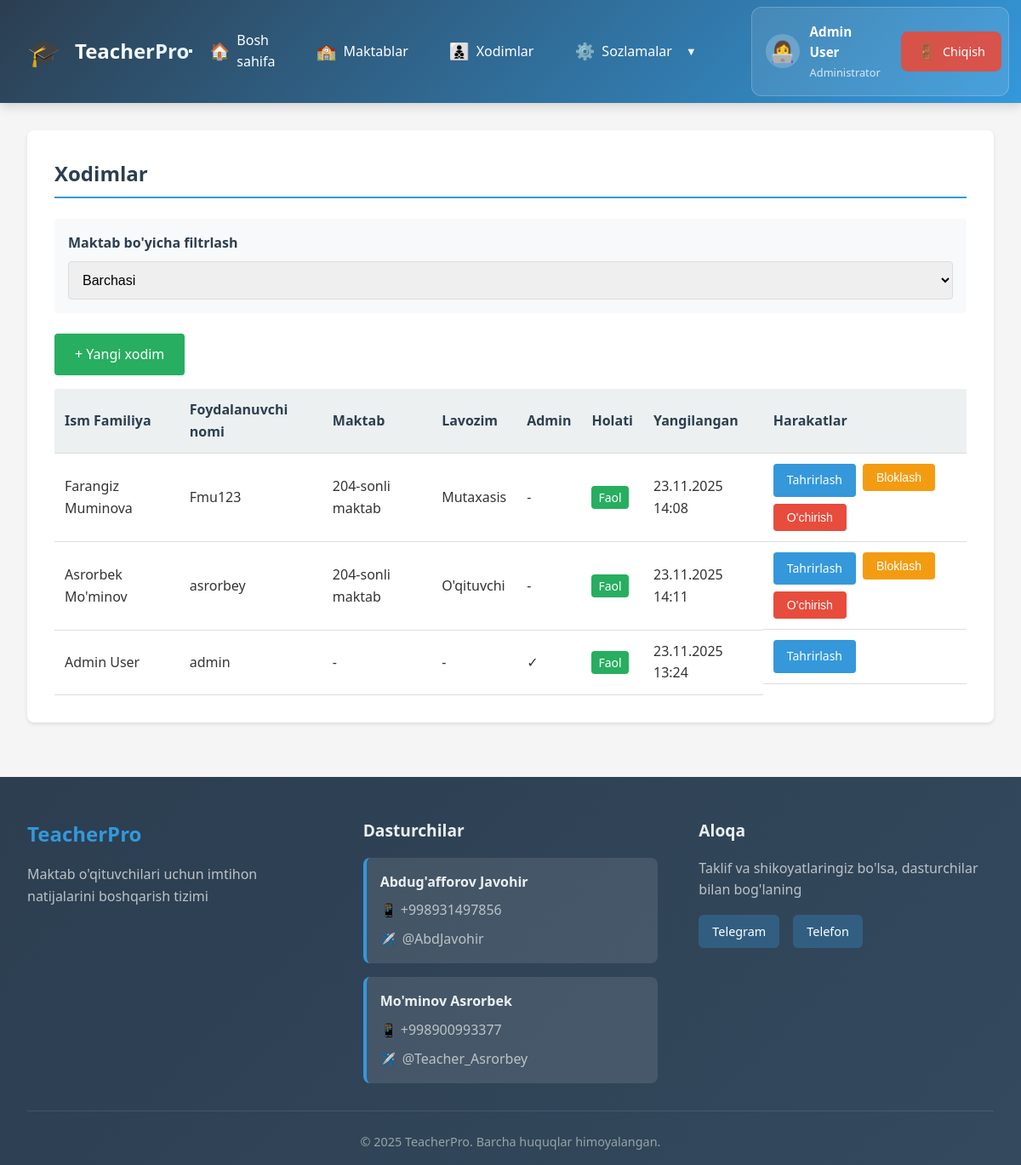
/admin/employees (signed in), run on an earlier commit of the app's database.
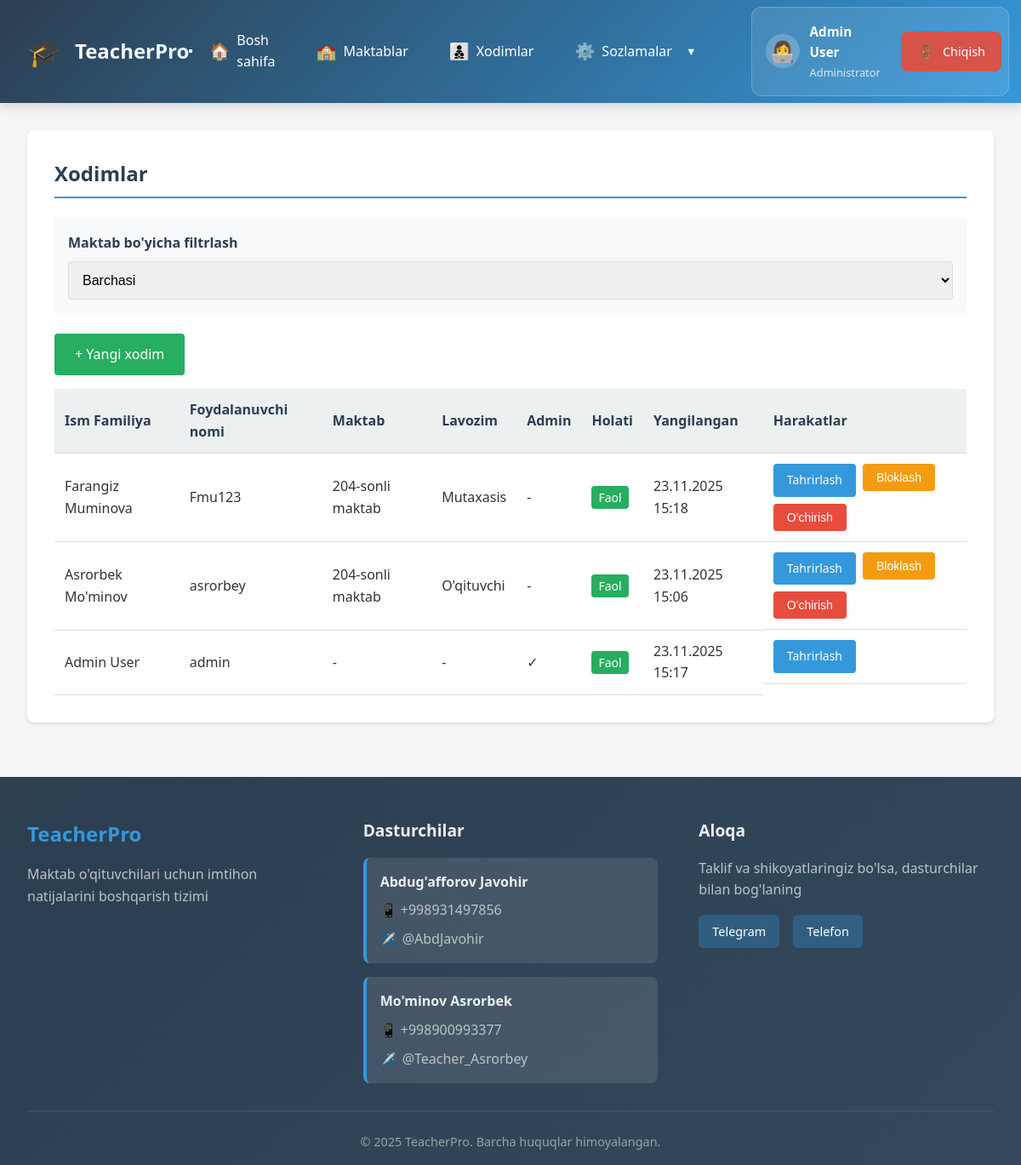
And on a later commit of the database.
### models.py (models this page shows, shortened)
class Base(DeclarativeBase):
    pass

class Employee(Base):
    __tablename__ = 'employees'
    id = Column(Integer, primary_key=True)
    username = Column(String(80), unique=True, nullable=False)
    password_hash = Column(String(200), nullable=False)
    first_name = Column(String(100), nullable=False)
    last_name = Column(String(100), nullable=False)
    email = Column(String(100))
    is_admin = Column(Boolean, default=False)
    is_active = Column(Boolean, default=True)
    school_id = Column(Integer, ForeignKey('schools.id'), nullable=True)
    staff_title_id = Column(Integer, ForeignKey('staff_titles.id'), nullable=True)
    created_at = Column(DateTime, default=datetime.utcnow)
    updated_at = Column(DateTime, default=datetime.utcnow, onupdate=datetime.utcnow)
    school = relationship('School', back_populates='employees')
    staff_title = relationship('StaffTitle', back_populates='employees')
    assigned_classes = relationship('SchoolClass', secondary='teacher_classes', back_populates='assigned_teachers')
    assigned_subjects = relationship('Subject', secondary='teacher_subjects', back_populates='assigned_teachers')

class School(Base):
    __tablename__ = 'schools'
    id = Column(Integer, primary_key=True)
    name = Column(String(200), nullable=False)
    address = Column(Text)
    phone = Column(String(50))
    email = Column(String(100))
    created_at = Column(DateTime, default=datetime.utcnow)
    employees = relationship('Employee', back_populates='school', cascade='all, delete-orphan')
    classes = relationship('SchoolClass', back_populates='school', cascade='all, delete-orphan')

class StaffTitle(Base):
    __tablename__ = 'staff_titles'
    id = Column(Integer, primary_key=True)
    title = Column(String(100), nullable=False, unique=True)
    employees = relationship('Employee', back_populates='staff_title')

### routers/admin.py (the view)
@router.get("/employees", response_class=HTMLResponse)
async def employees_list(
    request: Request,
    school_id: Optional[str] = None,
    db: AsyncSession = Depends(get_db)
):
    if school_id and school_id.strip():
        try:
            school_id_int = int(school_id)
        except ValueError:
            school_id_int = None
    if school_id:
        result = await db.execute(
            select(Employee)
            .options(selectinload(Employee.school), selectinload(Employee.staff_title))
            .where(Employee.school_id == school_id_int)
        )
    else:
        result = await db.execute(
            select(Employee)
            .options(selectinload(Employee.school), selectinload(Employee.staff_title))
            .order_by(Employee.created_at.desc())
        )
    employees = result.scalars().all()
    schools_result = await db.execute(select(School))
    schools = schools_result.scalars().all()
    context = await get_template_context(request)
    context.update({'employees': employees, 'schools': schools})
    return templates.TemplateResponse('admin/employees.html', context)

### templates/admin/employees.html (shortened to what this page needs)
{% extends "base.html" %}
{% block content %}
<div class="card">
    <h2>Xodimlar</h2>
    <div class="filter-box">
        <form method="GET">
            <div style="display: flex; gap: 1rem; align-items: end;">
                <div class="form-group" style="flex: 1; margin-bottom: 0;">
                    <label for="school_id">Maktab bo'yicha filtrlash</label>
                    <select id="school_id" name="school_id" onchange="this.form.submit()">
                        <option value="">Barchasi</option>
                    </select>
                </div>
            </div>
        </form>
    </div>
    <div style="margin-bottom: 1rem;">
        <a href="{{ url_for('add_employee') }}" class="btn btn-success">+ Yangi xodim</a>
    </div>
    {% if employees %}
    <table>
        <thead>
            <tr>
                <th>Ism Familiya</th>
                <th>Foydalanuvchi nomi</th>
                <th>Maktab</th>
                <th>Lavozim</th>
                <th>Admin</th>
                <th>Holati</th>
                <th>Yangilangan</th>
                <th>Harakatlar</th>
            </tr>
        </thead>
        <tbody>
            {% for employee in employees %}
            <tr>
                <td>{{ employee.first_name }} {{ employee.last_name }}</td>
                <td>{{ employee.username }}</td>
                <td>
                    {% if employee.school_id %}
                        {% for school in schools %}
                            {% if school.id == employee.school_id %}
                                {{ school.name }}
                            {% endif %}
                        {% endfor %}
                    {% else %}
                        -
                    {% endif %}
                </td>
                <td>
                    {% if employee.staff_title %}
                        {{ employee.staff_title.title }}
                    {% else %}
                        -
                    {% endif %}
                </td>
                <td>{% if employee.is_admin %}✓{% else %}-{% endif %}</td>
                <td>
                    {% if employee.is_active %}
                        <span class="status-active">Faol</span>
                    {% else %}
                        <span class="status-inactive">Bloklangan</span>
                    {% endif %}
                </td>
                <td>{{ employee.updated_at.strftime('%d.%m.%Y %H:%M') }}</td>
                <td class="action-buttons">
                    <a href="{{ url_for('edit_employee', id=employee.id) }}" class="btn btn-primary btn-sm">Tahrirlash</a>
                    {% if employee.id != session.user_id %}
                    <form method="POST" action="{{ url_for('toggle_employee_status', id=employee.id) }}" style="display: inline;">
                        <button type="submit" class="btn btn-warning btn-sm">
                            {% if employee.is_active %}Bloklash{% else %}Faollashtirish{% endif %}
                        </button>
                    </form>
                    <form method="POST" action="{{ url_for('delete_employee', id=employee.id) }}" style="display: inline;" onsubmit="return confirmDelete();">
                        <button type="submit" class="btn btn-danger btn-sm">O'chirish</button>
                    </form>
                    {% endif %}
                </td>
            </tr>
            {% endfor %}
        </tbody>
    </table>
    {% else %}
    <p>Xodimlar topilmadi.</p>
    {% endif %}
</div>
{% endblock %}

### templates/base.html (shortened to what this page needs)
<!DOCTYPE html>
<html lang="uz">
<head>
    <link rel="stylesheet" href="{{ url_for('static', filename='style.css') }}">
</head>
<body>
    <nav class="navbar">
        <div class="nav-brand">
            <div class="nav-icon">🎓</div>
            <h1>TeacherPro</h1>
        </div>
        <button class="hamburger-menu" id="hamburgerMenu">
        </button>
        <div class="nav-links">
            {% if session.user_id %}
                <div class="nav-menu" id="navMenu">
                    {% if session.is_admin %}
                        <a href="{{ url_for('admin_dashboard') }}" class="nav-link {% if request.endpoint == 'admin_dashboard' %}active{% endif %}">
                            <span class="nav-icon">🏠</span>
                            Bosh sahifa
                        </a>
                        <a href="{{ url_for('schools_list') }}" class="nav-link {% if request.endpoint == 'schools_list' %}active{% endif %}">
                            <span class="nav-icon">🏫</span>
                            Maktablar
                        </a>
                        <a href="{{ url_for('employees_list') }}" class="nav-link {% if request.endpoint == 'employees_list' %}active{% endif %}">
                            <span class="nav-icon">👨‍👦‍👦</span>
                            Xodimlar
                        </a>
                        <div class="nav-dropdown" id="settingsDropdown">
                            <a href="#" class="nav-link">
                                <span class="nav-icon">⚙️</span>
                                Sozlamalar
                                <span class="dropdown-arrow">▼</span>
                            </a>
                        </div>
                    {% endif %}
                </div>
                <div class="nav-user" id="navUser">
                    <div class="user-info">
                        <span class="user-avatar">👩‍💻</span>
                        <div class="user-details">
                            <span class="user-name">{{ session.full_name }}</span>
                            <span class="user-role">{% if session.is_admin %}Administrator{% else %}O'qituvchi{% endif %}</span>
                        </div>
                    </div>
                    <a href="{{ url_for('logout') }}" class="logout-btn">
                        <span class="logout-icon">🚪</span>
                        Chiqish
                    </a>
                </div>
            {% endif %}
        </div>
    </nav>
    <div class="container">
        {% block content %}{% endblock %}
    </div>
    <footer class="footer">
        <div class="footer-content">
            <div class="footer-section">
                <h3>TeacherPro</h3>
                <p>Maktab o'qituvchilari uchun imtihon natijalarini boshqarish tizimi</p>
            </div>
            <div class="footer-section">
                <h4>Dasturchilar</h4>
                <div class="developer-info">
                    <div class="developer">
                        <strong>Abdug'afforov Javohir</strong>
                        <div class="developer-contacts">
                            <span class="contact-item">📱 +998931497856</span>
                            <a href="https://t.me/AbdJavohir" class="contact-link" target="_blank">
                                <span class="telegram-icon">✈️</span> @AbdJavohir
                            </a>
                        </div>
                    </div>
                    <div class="developer">
                        <strong>Mo'minov Asrorbek</strong>
                        <div class="developer-contacts">
                            <span class="contact-item">📱 +998900993377</span>
                            <a href="https://t.me/Teacher_Asrorbey" class="contact-link" target="_blank">
                                <span class="telegram-icon">✈️</span> @Teacher_Asrorbey
                            </a>
                        </div>
                    </div>
                </div>
            </div>
            <div class="footer-section">
                <h4>Aloqa</h4>
                <p>Taklif va shikoyatlaringiz bo'lsa, dasturchilar bilan bog'laning</p>
                <div class="footer-links">
                    <a href="https://t.me/AbdJavohir" class="footer-link" target="_blank">Telegram</a>
                    <a href="tel:+998931497856" class="footer-link">Telefon</a>
                </div>
            </div>
        </div>
        <div class="footer-bottom">
            <p>&copy; 2025 TeacherPro. Barcha huquqlar himoyalangan.</p>
        </div>
    </footer>
</body>
</html>

What changed in the data, as far as the page shows it:
changed Employee "Farangiz": updated_at "23.11.2025 14:08" → "23.11.2025 15:18"
changed Employee "Asrorbek": updated_at "23.11.2025 14:11" → "23.11.2025 15:06"
changed Employee "Admin": updated_at "23.11.2025 13:24" → "23.11.2025 15:17"
